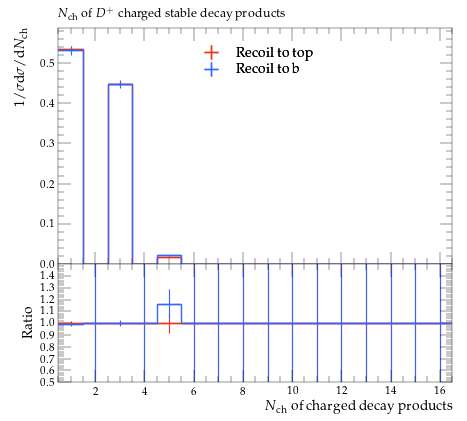

Generate this figure with Python:
#! /usr/bin/env python

# This Python script was auto-generated using YODA v2.0.2.
# Analysis object: /MC_HFDECAYS/DPLUS_charged_multh
# Timestamp: 31-07-2026 (13:13:52)

import matplotlib as mpl
import matplotlib.pyplot as plt
mpl.use('Agg') # comment out for interactive use
import os
import numpy as np

plotDir = os.path.split(os.path.realpath(__file__))[0]
if 'YODA_USER_PLOT_PATH' in globals():
    plot_outdir = globals()['YODA_USER_PLOT_PATH']
else:
    plot_outdir = plotDir

#plot style
plt.style.use(os.path.join(plotDir, '../default.mplstyle'))
# plot metadata
figW, figH = plt.rcParams['figure.figsize']
ax_xLabel = r'$N_\mathrm{ch}$ of charged decay products'
ax_yLabel = r'$1/\sigma \mathrm{d}\sigma/\mathrm{d}N_\mathrm{ch}$'
ax_title  = r'$N_\mathrm{ch}$ of $D^+$ charged stable decay products'
ax_xScale = 'linear'
ax_yScale = 'linear'
xLims = (0.5, 16.5)
yLims = (0.0, 0.58686254)

# TeX-friendly labels for the legend
labels = {
    'legend' : ([ r"Recoil to top", r"Recoil to b" ], r""),
}

# Adjust canvas width and height
canvasW = 10.0
canvasH = 9.0
figW *= canvasW/10.
figH *= canvasH/9.

# Create figure and axis objects
fig, (ax, ratio0_ax) = plt.subplots(2, 1, sharex=True,
                  figsize=(figW,figH), gridspec_kw={'height_ratios': (6.0, 3.0)})

# Set figure margins
plt.subplots_adjust(
    left   = 1.0 * plt.rcParams['figure.subplot.left'],
    right  = 1.0 * plt.rcParams['figure.subplot.right'],
    top    = 1.0 * plt.rcParams['figure.subplot.top'],
    bottom = 1.0 * plt.rcParams['figure.subplot.bottom'])

ratio0_ax.yaxis.set_major_locator(mpl.ticker.MultipleLocator(0.1))
ratio0_ax.set_ylim(0.5, 1.4999)
ratio0_ax.set_ylabel('Ratio')

# the numerical data is stored in a separate file
dataf = dict()
prefix = os.path.split(__file__)[0]
if prefix:    prefix = prefix + '/'
exec(open(prefix+'DPLUS_charged_multh__data.py').read(), dataf)


legend_handles = dict() # keep track of handles for the legend

# style options for curves
# starts at zorder>=5 to draw curve on top of legend
styles = {
  'recoil_t': {
    'color' : '#EE3311',
    'linestyle' : '-',
    'linewidth' : 1,
    'marker' : 'none',
    'markersize' : 2,
    'capsize' : 0.0,
    'zorder' : 5,
    'histstyle' : 1,
    'drawstyle' : 'steps-pre',
    'xerrorbars' : 1,
    'yerrorbars' : 1,
    'fillcolor' : None,
    'fillopacity' : 1.0,
    'ratio0_linestyle' : '-',
    'ratio0_linewidth' : 1,
    'ratio0_marker' : 'none',
    'ratio0_markersize' : 2,
    'ratio0_capsize' : 0.0,
    'ratio0_zorder' : 5,
    'ratio0_histstyle' : 1,
    'ratio0_drawstyle' : 'steps-pre',
    'ratio0_xerrorbars' : 1,
    'ratio0_yerrorbars' : 1,
  },
  'recoil_b': {
    'color' : '#3366FF',
    'linestyle' : '-',
    'linewidth' : 1,
    'marker' : 'none',
    'markersize' : 2,
    'capsize' : 0.0,
    'zorder' : 6,
    'histstyle' : 1,
    'drawstyle' : 'steps-pre',
    'xerrorbars' : 1,
    'yerrorbars' : 1,
    'fillcolor' : None,
    'fillopacity' : 1.0,
    'ratio0_linestyle' : '-',
    'ratio0_linewidth' : 1,
    'ratio0_marker' : 'none',
    'ratio0_markersize' : 2,
    'ratio0_capsize' : 0.0,
    'ratio0_zorder' : 6,
    'ratio0_histstyle' : 1,
    'ratio0_drawstyle' : 'steps-pre',
    'ratio0_xerrorbars' : 1,
    'ratio0_yerrorbars' : 1,
  },
}

# curve from input yoda files in main panel
for label, yvals in dataf['yvals'].items():
    if all(np.isnan(v) for v in dataf['yvals'][label]):
        continue
    tmp = None
    if styles[label]['histstyle']: # draw as histogram
        xpos = dataf['xedges'][label] if styles[label]['drawstyle'] else dataf['xpoints'][label]
        ypos = np.insert(yvals, 0, yvals[0]) if styles[label]['drawstyle'] else yvals
        if styles[label]['fillcolor']: # fill area below curve
            ax.fill_between(xpos, ypos, step='pre',
                            color=styles[label]['fillcolor'],
                            alpha=styles[label]['fillopacity'])
        tmp, = ax.plot(xpos, ypos,
                       color=styles[label]['color'],
                       linestyle=styles[label]['linestyle'],
                       linewidth=styles[label]['linewidth'],
                       drawstyle=styles[label]['drawstyle'], solid_joinstyle='miter',
                       zorder=styles[label]['zorder'], label=label)
    tmp = ax.errorbar(dataf['xpoints'][label], yvals,
                      xerr=np.array(dataf['xerrs'][label])*styles[label]['xerrorbars'],
                      yerr=np.array(dataf['yerrs'][label])*styles[label]['yerrorbars'],
                      fmt=styles[label]['marker'], capsize=styles[label]['capsize'],
                      markersize=styles[label]['markersize'],
                      ecolor=styles[label]['color'],
                      color=styles[label]['color'], zorder=styles[label]['zorder'])
    tmp[-1][0].set_linestyle(styles[label]['linestyle'])
    tmp[-1][0].set_linewidth(styles[label]['linewidth'])
    if label in dataf['add_legend_handle']:  legend_handles[label] = tmp
    for varLabel in dataf['variation_yvals'].keys():
        if varLabel.startswith(label):
            tmp, = ax.plot(dataf['xedges'][label], dataf['variation_yvals'][varLabel],
                           color=styles[label]['color'],
                           linestyle=styles[label]['linestyle'],
                           linewidth=styles[label]['linewidth'],
                           drawstyle='steps-pre', solid_joinstyle='miter',
                           zorder=styles[label]['zorder'], alpha=0.5)


# plots on ratio panel
# curve from input yoda files in ratio panel
for label, yvals in dataf['ratio0_yvals'].items():
    if all(np.isnan(v) for v in yvals):
        continue
    if styles[label]['ratio0_histstyle']: # plot as histogram
        xpos = dataf['xedges']['recoil_t'] if styles[label]['ratio0_drawstyle'] else dataf['xpoints']['recoil_t']
        ypos = np.insert(yvals, 0, yvals[0]) if styles[label]['ratio0_drawstyle'] else yvals
        ratio0_ax.plot(xpos, ypos,
                       color=styles[label]['color'],
                       linewidth=styles[label]['linewidth'],
                       linestyle=styles[label]['ratio0_linestyle'],
                       drawstyle=styles[label]['ratio0_drawstyle'], zorder=styles[label]['zorder'],
                       solid_joinstyle='miter')
    tmp = ratio0_ax.errorbar(dataf['xpoints']['recoil_t'], yvals,
                             xerr=np.array(dataf['ref_xerrs'])*styles[label]['ratio0_xerrorbars'],
                             yerr=np.array(dataf['ratio0_yerrs'][label])*styles[label]['ratio0_yerrorbars'],
                             fmt=styles[label]['ratio0_marker'], capsize=styles[label]['ratio0_capsize'],
                             markersize=styles[label]['ratio0_markersize'],
                             ecolor=styles[label]['color'],
                             color=styles[label]['color'])
    tmp[-1][0].set_linestyle(styles[label]['ratio0_linestyle'])
    tmp[-1][0].set_linewidth(styles[label]['ratio0_linewidth'])

    for varlabel in dataf['ratio0_variation_vals'].keys():
        if varlabel.startswith(label):
            ratio0_ax.plot(dataf['xedges']['recoil_t'],
                            dataf['ratio0_variation_vals'][varlabel],
                            color=styles[label]['color'],
                            linestyle=styles[label]['linestyle'],
                            linewidth=styles[label]['linewidth'],
                            drawstyle='steps-pre', solid_joinstyle='miter',
                            zorder=1, alpha=0.5)

legend_items = list(legend_handles.values())
ax.add_artist(ax.legend(legend_items,
                        labels['legend'][0],
                        title=labels['legend'][1],
                        alignment='left',
                        loc='upper center',
                        bbox_to_anchor=(0.5, 0.97)))

# set plot metadata as defined above
ratio0_ax.set_xlabel(ax_xLabel)
ratio0_ax.xaxis.set_label_coords(1., -0.15)
ax.set_ylabel(ax_yLabel, ha='right', va='top')
ax.yaxis.set_label_coords(-0.11, 1.0)
ax.set_title(ax_title, loc='left')
ax.set_xscale(ax_xScale)
ax.set_yscale(ax_yScale)
ax.set_xlim(xLims)
ax.set_ylim(yLims)

# tick formatting
plt.rcParams['xtick.top'] = True
plt.rcParams['ytick.right'] = True
fig.align_ylabels((ax, ratio0_ax))
plt.savefig(os.path.join(plot_outdir, 'DPLUS_charged_multh.pdf'), format='PDF')
plt.savefig(os.path.join(plot_outdir, 'DPLUS_charged_multh.png'), format='PNG')

plt.close(fig)
